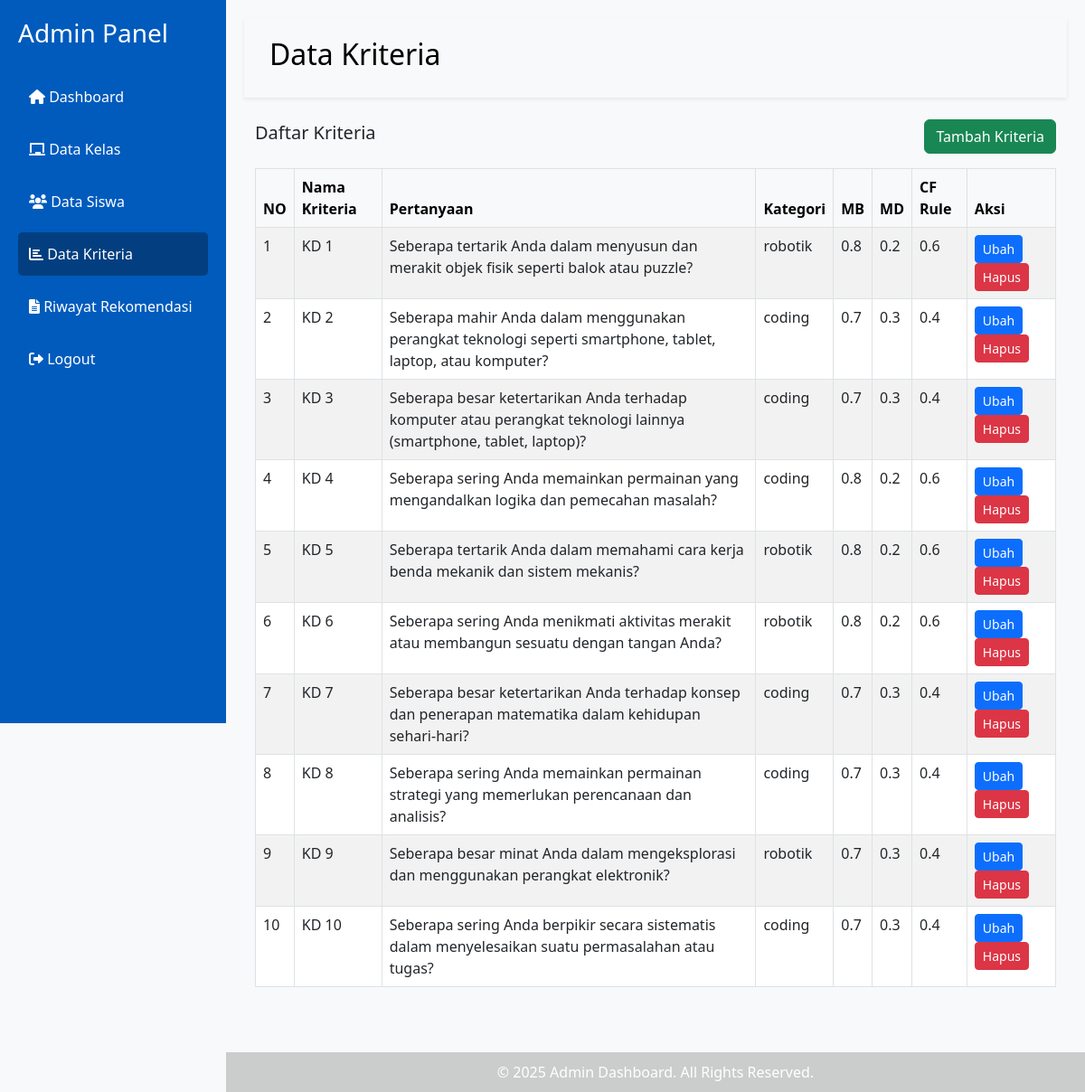
/adm/data_kriteria/ (signed in), run on the app's committed database.
### adm/models.py (models this page shows, shortened)
class Kriteria(models.Model):
    KATEGORI_CHOICES = [
        ('robotik', 'Robotik'),
        ('coding', 'Coding'),
    ]
    nama_kriteria = models.CharField(max_length=255)
    pertanyaan = models.TextField()
    kategori = models.CharField(max_length=10, choices=KATEGORI_CHOICES)
    kelas = models.ForeignKey(Kelas, on_delete=models.CASCADE, null=True, blank=True)
    mb = models.DecimalField(max_digits=5, decimal_places=1)  # Measure of Belief
    md = models.DecimalField(max_digits=5, decimal_places=1)  # Measure of Disbelief
    cfrule = models.DecimalField(max_digits=5, decimal_places=1, editable=False)  # Otomatis, tidak perlu diisi manual

### adm/views.py (the view)
    def wrapper(request, *args, **kwargs):
        if not request.session.get("admin_id"):  # Jika bukan admin
            return redirect("login_admin")  # Redirect ke login jika session habis
        return view_func(request, *args, **kwargs)

### adm/views.py (called while the page is built)
def admin_required(view_func):
    def wrapper(request, *args, **kwargs):
        if not request.session.get("admin_id"):  # Jika bukan admin
            return redirect("login_admin")  # Redirect ke login jika session habis
        return view_func(request, *args, **kwargs)
    return wrapper

@admin_required
def data_kriteria(request):
    kriteria = Kriteria.objects.all()
    kelas_list = Kelas.objects.all()  # Ambil semua data kelas dari model Kelas
    return render(request, 'adm/data_kriteria.html', {'kriteria': kriteria, 'kelas_list': kelas_list})

### templates/adm/data_kriteria.html (shortened to what this page needs)
<!DOCTYPE html>
<html lang="id">
<head>
    <link href="https://cdn.jsdelivr.net/npm/bootstrap@5.3.0/dist/css/bootstrap.min.css" rel="stylesheet">
    <link href="https://cdnjs.cloudflare.com/ajax/libs/font-awesome/6.0.0/css/all.min.css" rel="stylesheet">
</head>
<body>
    <div class="sidebar d-flex flex-column">
        <h3 class="mb-4">Admin Panel</h3>
        <a href="{% url 'dashboard_admin' %}" class="{% if request.resolver_match.url_name == 'dashboard_admin' %}active{% endif %}"><i class="fas fa-home"></i> Dashboard</a>
        <a href="{% url 'data_kelas' %}" class="{% if request.resolver_match.url_name == 'data_kelas' %}active{% endif %}"><i class="fas fa-chalkboard"></i> Data Kelas</a>
        <a href="{% url 'data_user' %}" class="{% if request.resolver_match.url_name == 'data_user' %}active{% endif %}"><i class="fas fa-users"></i> Data Siswa</a>
        <a href="{% url 'data_kriteria' %}" class="{% if request.resolver_match.url_name == 'data_kriteria' %}active{% endif %}"><i class="fas fa-chart-bar"></i> Data Kriteria</a>
        <a href="{% url 'data_hasil_cf' %}" class="{% if request.resolver_match.url_name == 'data_hasil_cf' %}active{% endif %}"><i class="fas fa-file-alt"></i> Riwayat Rekomendasi</a>
        <a href="{% url 'logout_admin' %}" class="{% if request.resolver_match.url_name == 'logout_admin' %}active{% endif %}"><i class="fas fa-sign-out-alt"></i> Logout</a>
    </div>
    <div class="content">
        <nav class="navbar navbar-expand-lg navbar-light bg-light shadow-sm p-3">
            <div class="container-fluid">
                <span class="navbar-brand"><h2>Data Kriteria</h2></span>
            </div>
        </nav>
        <div class="container mt-4">
            <div class="d-flex justify-content-between align-items-center mb-3">
                <h5>Daftar Kriteria</h5>
                <button class="btn btn-success" data-bs-toggle="modal" data-bs-target="#tambahKriteriaModal">
                     Tambah Kriteria
                </button>
            </div>
            <div class="table-responsive">
                <table class="table table-bordered table-striped">
                    <thead class="table-light">
                        <tr>
                            <th>NO</th>
                            <th>Nama Kriteria</th>
                            <th>Pertanyaan</th>
                            <th>Kategori</th>
                            <th>MB</th>
                            <th>MD</th>
                            <th>CF Rule</th>
                            <th>Aksi</th>
                        </tr>
                    </thead>
                    <tbody>
                        {% for kriteria in kriteria %}
                        <tr>
                            <td>{{ forloop.counter }}</td>
                            <td>{{ kriteria.nama_kriteria }}</td>
                            <td>{{ kriteria.pertanyaan }}</td>
                            <td>{{ kriteria.kategori }}</td>
                            <td>{{ kriteria.mb }}</td>
                            <td>{{ kriteria.md }}</td>
                            <td>{{ kriteria.cfrule }}</td>
                            <td>
                                <button class="btn btn-primary btn-sm edit-kriteria-btn"
                                    data-bs-toggle="modal"
                                    data-bs-target="#editKriteriaModal"
                                    data-id="{{ kriteria.id }}"
                                    data-nama="{{ kriteria.nama_kriteria }}"
                                    data-pertanyaan="{{ kriteria.pertanyaan }}"
                                    data-kategori="{{ kriteria.kategori }}"
                                    data-mb="{{ kriteria.mb }}"
                                    data-md="{{ kriteria.md }}"
                                    <i class="bi bi-pencil"></i> Ubah
                                </button>
                                <a href="{% url 'hapus_kriteria' kriteria.id %}" class="btn btn-danger btn-sm"
                                   onclick="return confirm('Apakah Anda yakin ingin menghapus kriteria ini?')">
                                     Hapus
                                </a>
                            </td>
                        </tr>
                        {% empty %}
                        <tr>
                            <td colspan="8" class="text-center">Tidak ada data kriteria.</td>
                        </tr>
                        {% endfor %}
                    </tbody>
                </table>
            </div>
        </div>
    </div>
    <footer class="footer">
        &copy; 2025 Admin Dashboard. All Rights Reserved.
    </footer>
</body>
</html>

### templates/adm/data_kriteria.html (style rules this page uses)
body { display: flex; background-color: #f8f9fa; }
.sidebar { width: 250px; height: 100vh; background-color: rgb(0, 91, 189); color: white; padding: 20px; position: fixed; }
.sidebar a { color: white; text-decoration: none; display: block; padding: 12px; margin: 5px 0; border-radius: 5px; font-size: 16px; }
.sidebar a:hover, .sidebar a.active { background-color: rgb(3, 63, 128); }
.content { margin-left: 250px; padding: 20px; width: calc(100% - 250px); }
.footer { background-color: rgb(203, 204, 204); color: white; text-align: center; padding: 10px; position: fixed; bottom: 0; width: calc(100% - 250px); margin-left: 250px; }
.table-responsive { margin-bottom: 80px; }
thead { background-color: rgb(0, 91, 189) !important; color: white; }

### data on the page
Kriteria: nama_kriteria "KD 1", pertanyaan "Seberapa tertarik Anda dalam menyusun dan merakit objek fisik seperti balok atau puzzle?", kategori "robotik", mb "0.8", md "0.2", cfrule "0.6"
Kriteria: nama_kriteria "KD 2", pertanyaan "Seberapa mahir Anda dalam menggunakan perangkat teknologi seperti smartphone, tablet, laptop, atau komputer?", kategori "coding", mb "0.7", md "0.3", cfrule "0.4"
Kriteria: nama_kriteria "KD 3", pertanyaan "Seberapa besar ketertarikan Anda terhadap komputer atau perangkat teknologi lainnya (smartphone, tablet, laptop)?", kategori "coding", mb "0.7", md "0.3", cfrule "0.4"
Kriteria: nama_kriteria "KD 4", pertanyaan "Seberapa sering Anda memainkan permainan yang mengandalkan logika dan pemecahan masalah?", kategori "coding", mb "0.8", md "0.2", cfrule "0.6"
Kriteria: nama_kriteria "KD 5", pertanyaan "Seberapa tertarik Anda dalam memahami cara kerja benda mekanik dan sistem mekanis?", kategori "robotik", mb "0.8", md "0.2", cfrule "0.6"
Kriteria: nama_kriteria "KD 6", pertanyaan "Seberapa sering Anda menikmati aktivitas merakit atau membangun sesuatu dengan tangan Anda?", kategori "robotik", mb "0.8", md "0.2", cfrule "0.6"
Kriteria: nama_kriteria "KD 7", pertanyaan "Seberapa besar ketertarikan Anda terhadap konsep dan penerapan matematika dalam kehidupan sehari-hari?", kategori "coding", mb "0.7", md "0.3", cfrule "0.4"
Kriteria: nama_kriteria "KD 8", pertanyaan "Seberapa sering Anda memainkan permainan strategi yang memerlukan perencanaan dan analisis?", kategori "coding", mb "0.7", md "0.3", cfrule "0.4"
Kriteria: nama_kriteria "KD 9", pertanyaan "Seberapa besar minat Anda dalam mengeksplorasi dan menggunakan perangkat elektronik?", kategori "robotik", mb "0.7", md "0.3", cfrule "0.4"
Kriteria: nama_kriteria "KD 10", pertanyaan "Seberapa sering Anda berpikir secara sistematis dalam menyelesaikan suatu permasalahan atau tugas?", kategori "coding", mb "0.7", md "0.3", cfrule "0.4"
